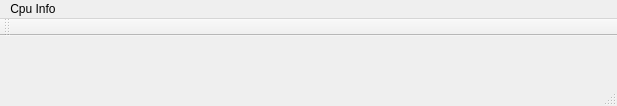
<?xml version="1.0" encoding="UTF-8"?>
<ui version="4.0">
 <class>MainWindow</class>
 <widget class="QMainWindow" name="MainWindow">
  <property name="geometry">
   <rect>
    <x>0</x>
    <y>0</y>
    <width>617</width>
    <height>106</height>
   </rect>
  </property>
  <property name="windowTitle">
   <string>Cpu Info</string>
  </property>
  <widget class="QWidget" name="centralWidget">
   <widget class="QLabel" name="label">
    <property name="geometry">
     <rect>
      <x>6</x>
      <y>10</y>
      <width>601</width>
      <height>51</height>
     </rect>
    </property>
    <property name="text">
     <string/>
    </property>
   </widget>
  </widget>
  <widget class="QToolBar" name="mainToolBar">
   <attribute name="toolBarArea">
    <enum>TopToolBarArea</enum>
   </attribute>
   <attribute name="toolBarBreak">
    <bool>false</bool>
   </attribute>
  </widget>
  <widget class="QStatusBar" name="statusBar"/>
  <widget class="QMenuBar" name="menuBar">
   <property name="geometry">
    <rect>
     <x>0</x>
     <y>0</y>
     <width>617</width>
     <height>25</height>
    </rect>
   </property>
   <widget class="QMenu" name="menuCpu_Info">
    <property name="title">
     <string>Cpu Info</string>
    </property>
   </widget>
   <addaction name="menuCpu_Info"/>
  </widget>
 </widget>
 <layoutdefault spacing="6" margin="11"/>
 <resources/>
 <connections/>
</ui>
